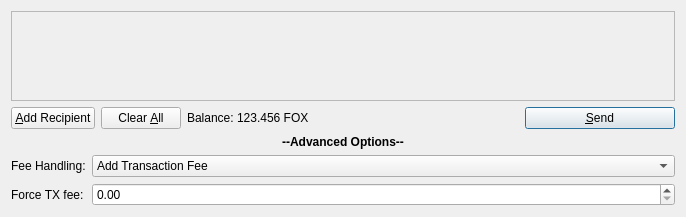
<?xml version="1.0" encoding="UTF-8"?>
<ui version="4.0">
 <class>SendCoinsDialog</class>
 <widget class="QDialog" name="SendCoinsDialog">
  <property name="geometry">
   <rect>
    <x>0</x>
    <y>0</y>
    <width>686</width>
    <height>217</height>
   </rect>
  </property>
  <property name="windowTitle">
   <string>Send Coins</string>
  </property>
  <layout class="QVBoxLayout" name="verticalLayout">
   <item>
    <widget class="QScrollArea" name="scrollArea">
     <property name="widgetResizable">
      <bool>true</bool>
     </property>
     <widget class="QWidget" name="scrollAreaWidgetContents">
      <property name="geometry">
       <rect>
        <x>0</x>
        <y>0</y>
        <width>660</width>
        <height>66</height>
       </rect>
      </property>
      <layout class="QVBoxLayout" name="verticalLayout_2">
       <property name="margin">
        <number>0</number>
       </property>
       <item>
        <layout class="QVBoxLayout" name="entries">
         <property name="spacing">
          <number>6</number>
         </property>
        </layout>
       </item>
       <item>
        <spacer name="verticalSpacer">
         <property name="orientation">
          <enum>Qt::Vertical</enum>
         </property>
         <property name="sizeHint" stdset="0">
          <size>
           <width>20</width>
           <height>40</height>
          </size>
         </property>
        </spacer>
       </item>
      </layout>
     </widget>
    </widget>
   </item>
   <item>
    <layout class="QHBoxLayout" name="horizontalLayout">
     <item>
      <widget class="QPushButton" name="addButton">
       <property name="toolTip">
        <string>Send to multiple recipients at once</string>
       </property>
       <property name="text">
        <string>&amp;Add Recipient</string>
       </property>
       <property name="icon">
        <iconset resource="../foxcoin.qrc">
         <normaloff>:/icons/add</normaloff>:/icons/add</iconset>
       </property>
       <property name="autoDefault">
        <bool>false</bool>
       </property>
      </widget>
     </item>
     <item>
      <widget class="QPushButton" name="clearButton">
       <property name="sizePolicy">
        <sizepolicy hsizetype="Minimum" vsizetype="Fixed">
         <horstretch>0</horstretch>
         <verstretch>0</verstretch>
        </sizepolicy>
       </property>
       <property name="toolTip">
        <string>Remove all transaction fields</string>
       </property>
       <property name="text">
        <string>Clear &amp;All</string>
       </property>
       <property name="icon">
        <iconset resource="../foxcoin.qrc">
         <normaloff>:/icons/remove</normaloff>:/icons/remove</iconset>
       </property>
       <property name="autoRepeatDelay">
        <number>300</number>
       </property>
       <property name="autoDefault">
        <bool>false</bool>
       </property>
      </widget>
     </item>
     <item>
      <layout class="QHBoxLayout" name="horizontalLayout_2">
       <property name="spacing">
        <number>3</number>
       </property>
       <item>
        <widget class="QLabel" name="label">
         <property name="text">
          <string>Balance:</string>
         </property>
        </widget>
       </item>
       <item>
        <widget class="QLabel" name="labelBalance">
         <property name="cursor">
          <cursorShape>IBeamCursor</cursorShape>
         </property>
         <property name="text">
          <string>123.456 FOX</string>
         </property>
         <property name="textInteractionFlags">
          <set>Qt::LinksAccessibleByMouse|Qt::TextSelectableByKeyboard|Qt::TextSelectableByMouse</set>
         </property>
        </widget>
       </item>
      </layout>
     </item>
     <item>
      <spacer name="horizontalSpacer">
       <property name="orientation">
        <enum>Qt::Horizontal</enum>
       </property>
       <property name="sizeHint" stdset="0">
        <size>
         <width>40</width>
         <height>20</height>
        </size>
       </property>
      </spacer>
     </item>
     <item>
      <widget class="QPushButton" name="sendButton">
       <property name="minimumSize">
        <size>
         <width>150</width>
         <height>0</height>
        </size>
       </property>
       <property name="toolTip">
        <string>Confirm the send action</string>
       </property>
       <property name="text">
        <string>&amp;Send</string>
       </property>
       <property name="icon">
        <iconset resource="../foxcoin.qrc">
         <normaloff>:/icons/send</normaloff>:/icons/send</iconset>
       </property>
       <property name="default">
        <bool>true</bool>
       </property>
      </widget>
     </item>
    </layout>
   </item>
   <item>
    <widget class="QLabel" name="label_2">
     <property name="text">
      <string>&lt;html&gt;&lt;head/&gt;&lt;body&gt;&lt;p align=&quot;center&quot;&gt;&lt;span style=&quot; font-weight:600;&quot;&gt;--Advanced Options--&lt;/span&gt;&lt;/p&gt;&lt;/body&gt;&lt;/html&gt;</string>
     </property>
    </widget>
   </item>
   <item>
    <layout class="QFormLayout" name="formLayout">
     <item row="0" column="0">
      <widget class="QLabel" name="label_3">
       <property name="text">
        <string>Fee Handling:</string>
       </property>
      </widget>
     </item>
     <item row="0" column="1">
      <widget class="QComboBox" name="handling">
       <item>
        <property name="text">
         <string>Add Transaction Fee</string>
        </property>
       </item>
       <item>
        <property name="text">
         <string>Subtract Transaction Fee</string>
        </property>
       </item>
      </widget>
     </item>
     <item row="1" column="0">
      <widget class="QLabel" name="label_4">
       <property name="text">
        <string>Force TX fee:</string>
       </property>
      </widget>
     </item>
     <item row="1" column="1">
      <widget class="QDoubleSpinBox" name="force"/>
     </item>
    </layout>
   </item>
  </layout>
 </widget>
 <resources>
  <include location="../foxcoin.qrc"/>
 </resources>
 <connections/>
</ui>
